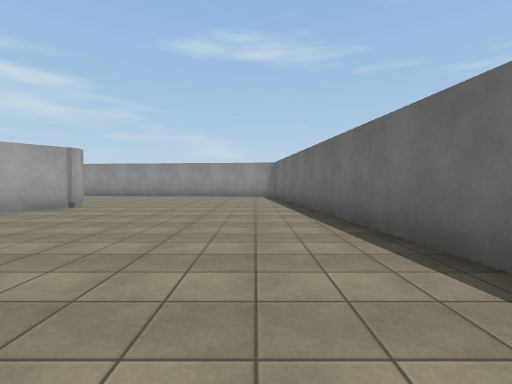
view 1 (above)

20 first-person views from a walk through a Unity game level. The camera is 1.3 m above the floor, tilts 2° down and sees 85° across. The floor is counted in squares, 2 m on a side. Each view is taken from the middle of a square. On the plan, view 1 faces up. The plan holds only what a view shows up to about 9 squares ahead; the rest is blank. The place goes on beyond the plan. Surface patterns are stand-ins for the level's own textures.

view 2
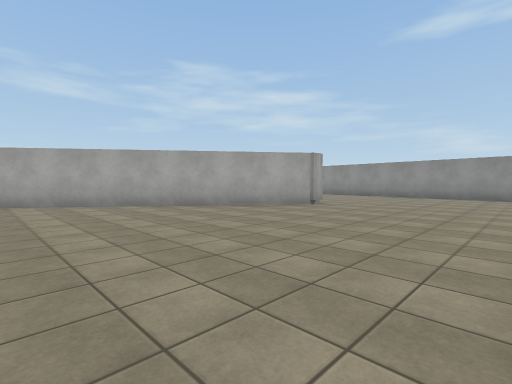

view 3
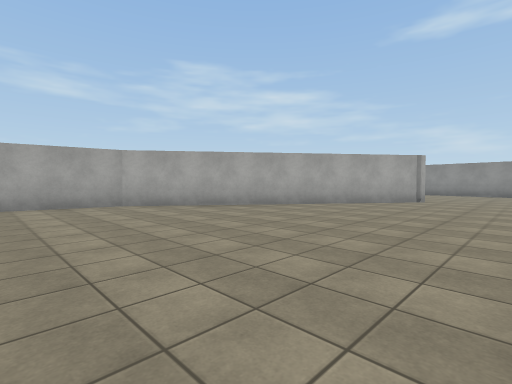

view 4
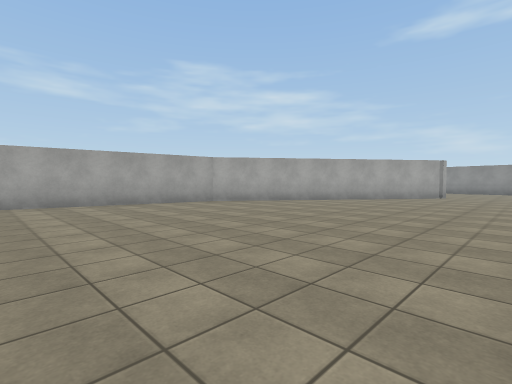

view 5
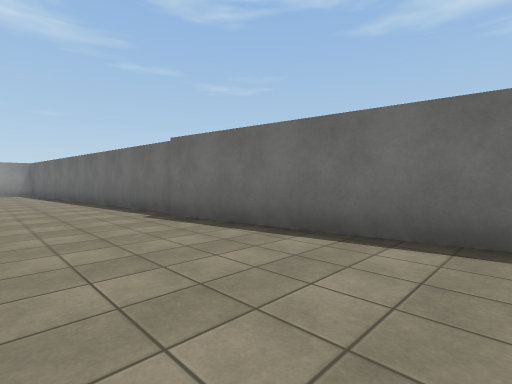

view 6
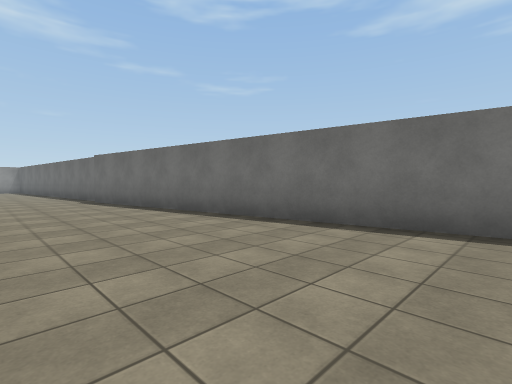

view 7
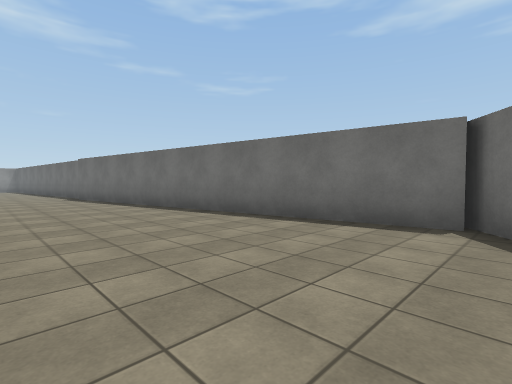

view 8
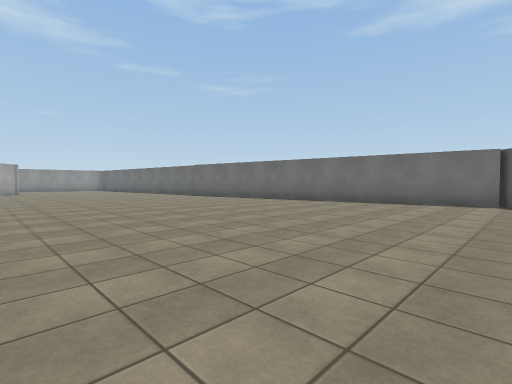

view 9
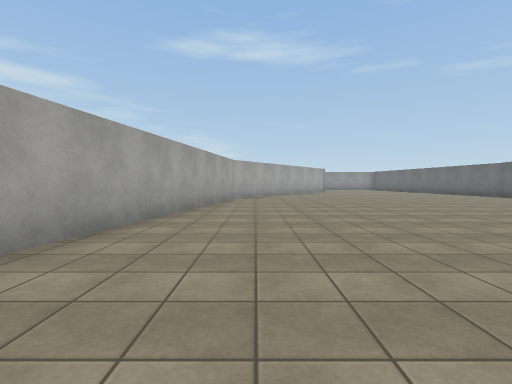

view 10
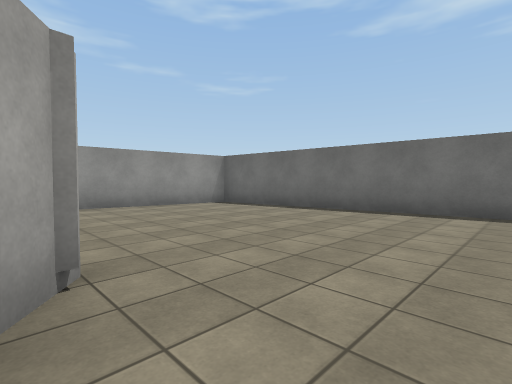

view 11
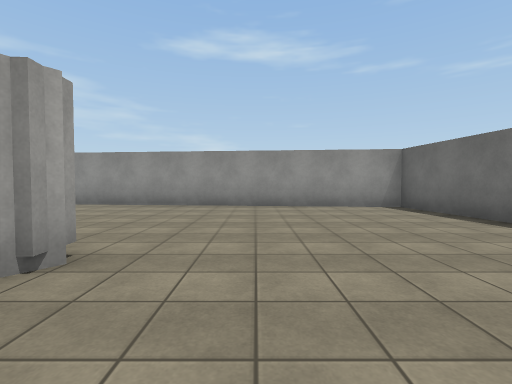

view 12
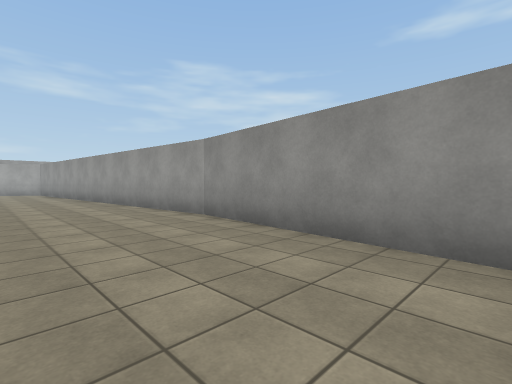

view 13
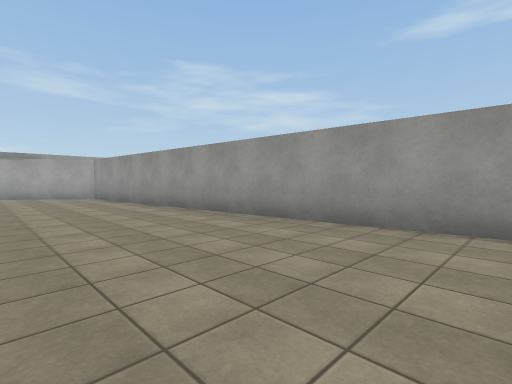

view 14
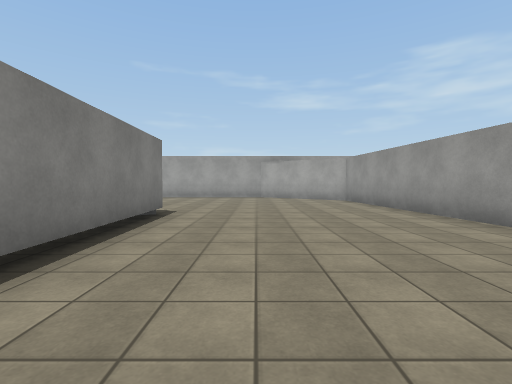

view 15
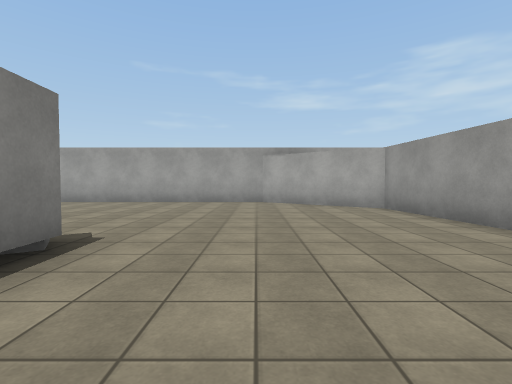

view 16
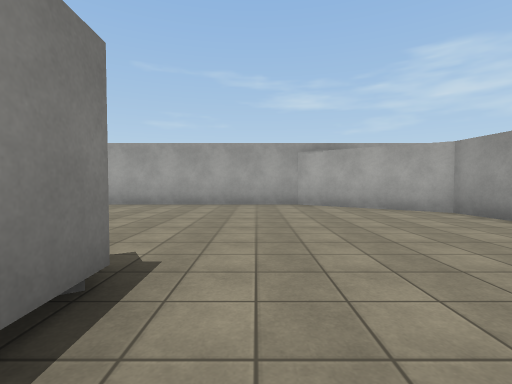

view 17
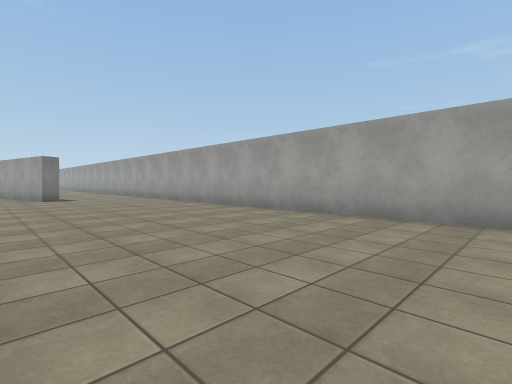

view 18
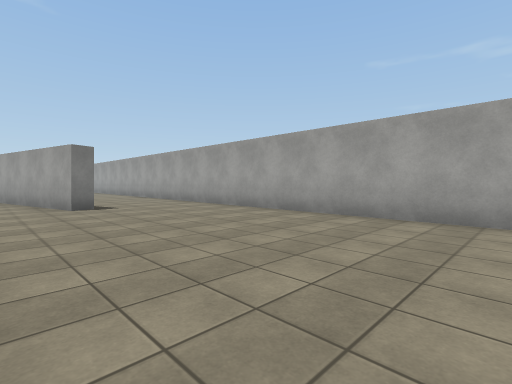

view 19
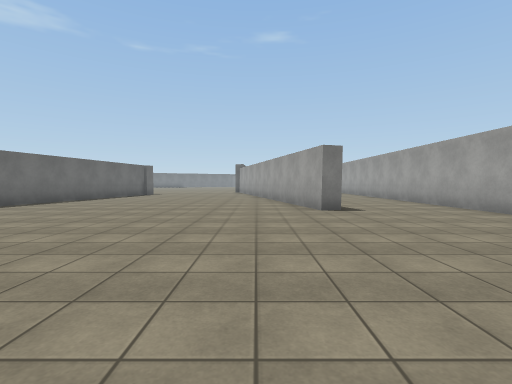

view 20
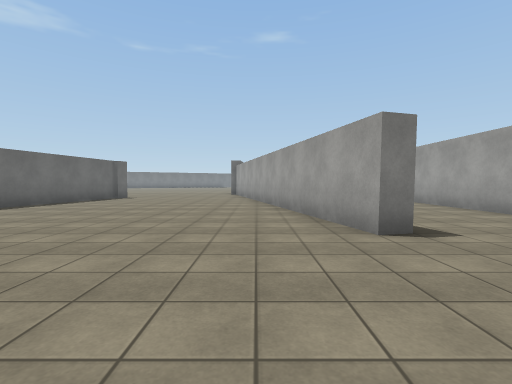

### Floor plan
Points are (right, up) in squares from view 1. A wall is a line through its corners. A room is listed if a view was taken in it or the views show most of it. See-through windows are left out.
Room 1 (views 1, 2, 3, 4, 5, 6, 7, 8, 9, 10, 11, 12, 13, 14, 15, 16, 17, 18, 19, 20)
walls: (-4.6, 7.5) (-4.6, 7.1) (-9.9, -0.2) (-11.3, -8.6); (-11.9, -9.1) (-11.1, -4.5); (-16.8, 7.1) (-12.9, 7.2); (1.9, 1.3) (0.8, 12.3) (-8.8, 13.2); (-20.1, -3.6) (-19.5, -3.4) (-18.3, -8.9); (-8.7, 13.2) (-20.9, 12.2) (-23.1, 9.2) (-23.1, -9); (3.2, -10.8) (4, -10.2); (3.6, -10.4) (1.7, 1.1)

Positions as (right, up) in squares from view 1, and headings:
1: (0, 0), facing up
2: (0, 0), facing up-left
3: (-2, -3), facing up-left
4: (-2, -6), facing up-left
5: (-1, -4), facing up-right
6: (-1, -9), facing up-right
7: (-1, -11), facing up-right
8: (-6, -11), facing up-right
9: (-9, -11), facing up
10: (-5, 5), facing up-right
11: (-3, 5), facing up
12: (-4, 10), facing up-left
13: (-9, 9), facing up-left
14: (-11, 9), facing left
15: (-14, 9), facing left
16: (-15, 8), facing left
17: (-18, 8), facing down-left
18: (-18, 4), facing down-left
19: (-18, 3), facing down
20: (-18, 0), facing down
